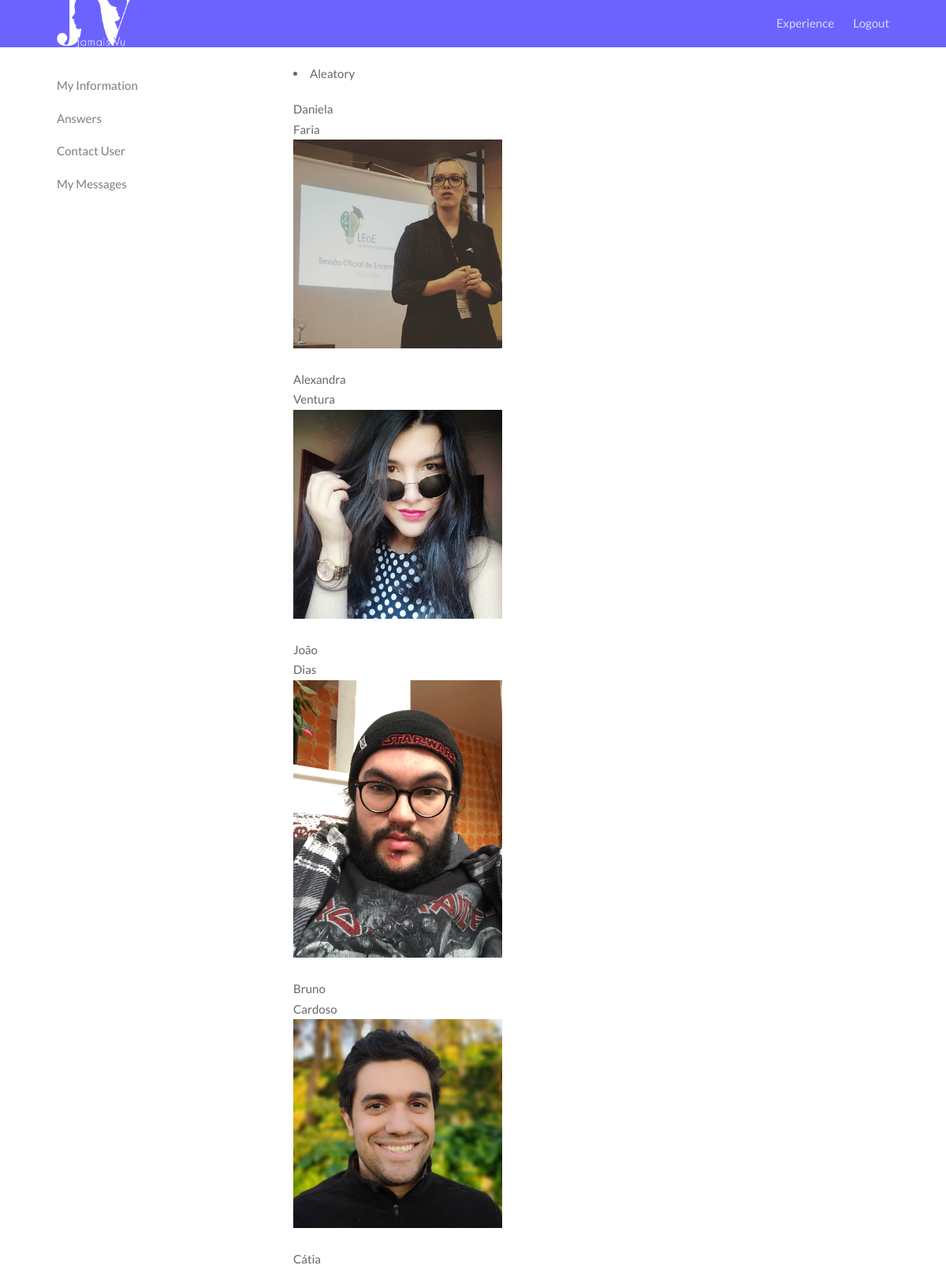
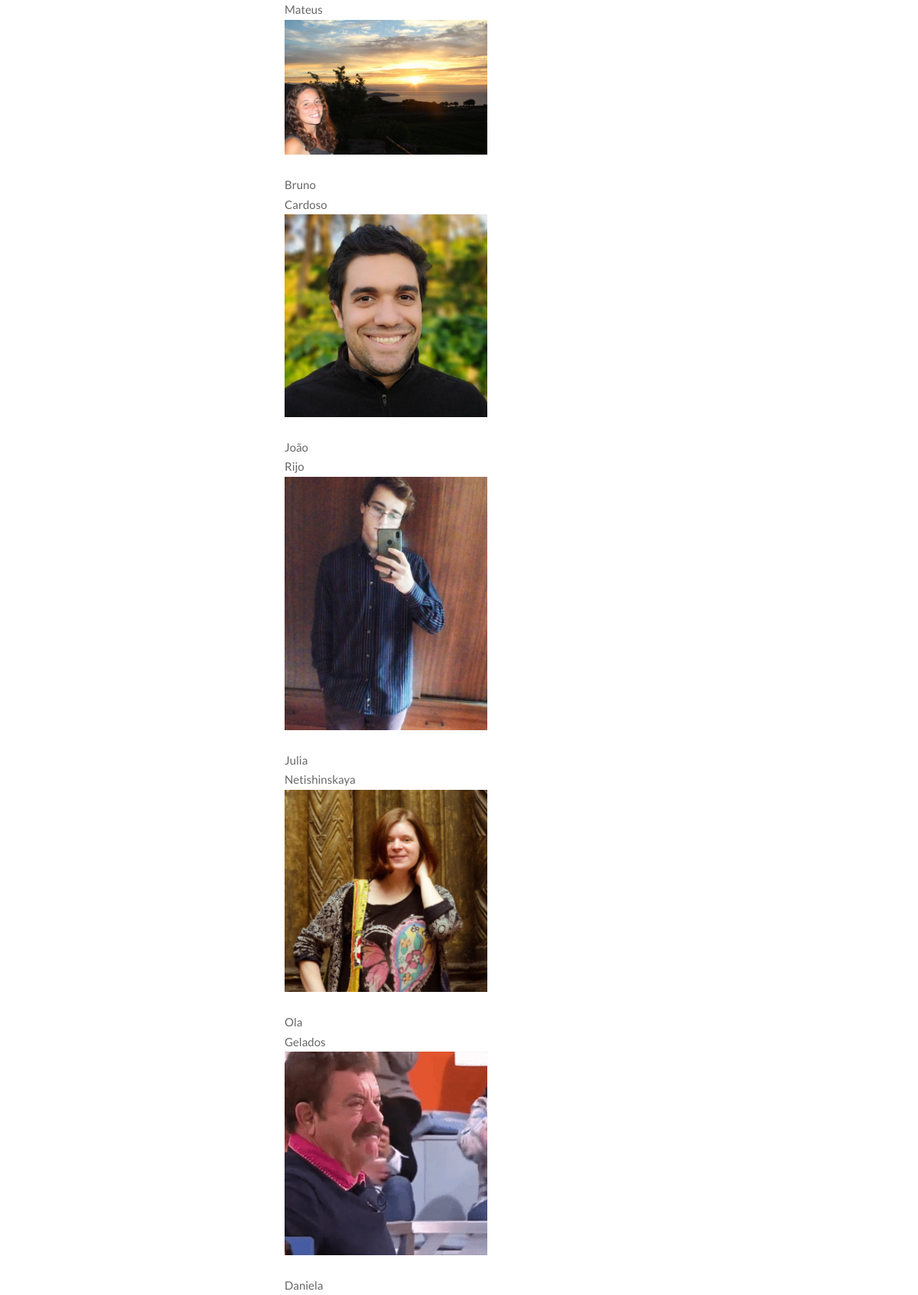
The page /aleatory.php (signed in, upper part) on the database its author committed (2 pictures, top to bottom).
### tables this page shows
CREATE TABLE User (username STRING NOT NULL UNIQUE PRIMARY KEY, password STRING NOT NULL, email STRING, gender STRING, first_name STRING, last_name STRING, age STRING, hometown STRING, music STRING, film STRING, profession STRING, hobby STRING, food STRING);

### database/user.php (the view, shortened to what this page needs)
<?php
  function getAllUsers($username)
  {
    global $conn;
    $stmt = $conn->prepare('SELECT username, first_name, last_name FROM User WHERE username <> ?');
    $stmt->execute(array($username));
    $user = $stmt->fetchALL();
    foreach($user as $value){
      echo $value['first_name'] . "<br>";
      echo $value['last_name'] . "<br>";
      getPhoto($value['username']);
      }
      return $user;
  }
  function getPhoto($username){
  global $conn;
  $stmt = $conn->prepare('SELECT image_name FROM photo WHERE username = ?');
  $stmt->execute(array($username));
  $user = $stmt->fetch();
  $local = $user['image_name'];
   echo "<img src='uploads/$local' name='profile_picture' width='35%'>";}
?>

### rows shown on the page
user: first_name "Daniela", last_name "Faria", shows a picture
user: first_name "Alexandra", last_name "Ventura", shows a picture
user: first_name "João", last_name "Dias", shows a picture
user: first_name "Bruno", last_name "Cardoso"
user: first_name "Cátia", last_name "Mateus", shows a picture
user: first_name "Bruno", last_name "Cardoso"
user: first_name "João", last_name "Rijo", shows a picture
user: first_name "Julia", last_name "Netishinskaya", shows a picture
user: first_name "Ola", last_name "Gelados", shows a picture
user: first_name "Daniela"
